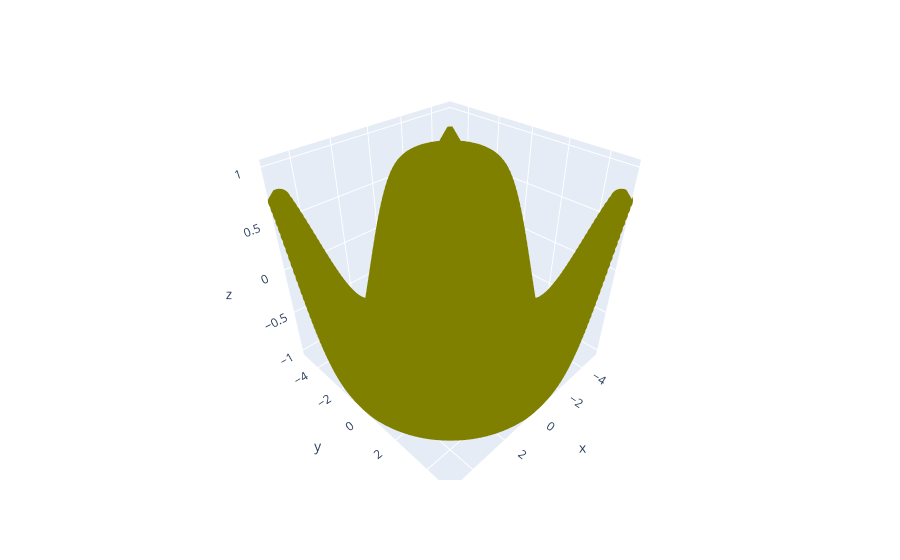

The notebook cell saved with this chart:
### Markdown cell above
## Q4. Using the given x and y data, generate a 3D surface plot to visualize the function  
z=(x^2+y^2)^1/2  
x = np.linspace(-5, 5, 100)  
y = np.linspace(-5, 5, 100)   
x, y = np.meshgrid(x, y)   
z = np.sin(np.sqrt(x ** 2 + y**2))    
data   
{  
 'X': x.flatten(),  
 'Y': y.flatten(),    
 'Z': z.flatten(),  
 }  
 df = pd.DataFrame(data)

### Code cell
import numpy as np
import plotly.express as px
import pandas as pd
x = np.linspace(-5, 5, 100)
y = np.linspace(-5, 5, 100)
x,y = np.meshgrid(x, y)
z = np.sin(np.sqrt(x**2 + y**2)) 
data={
'X': x.flatten(),
'Y': y.flatten(),
'Z': z.flatten(),
}
df = pd.DataFrame(data)
fig=px.scatter_3d(x=df.X,y=df.Y,z=df.Z, color_discrete_sequence=["olive"])
fig.show()

### Figure 1 — Plotly figure (JSON) as saved in the notebook; plotly's stock layout.template omitted (floating-point values rounded to 4 significant figures; data arrays with more than 128 entries replaced by an {"elided": "..."} marker saying what was removed)
{"data": [{"hovertemplate": "x=%{x}<br>y=%{y}<br>z=%{z}<extra></extra>", "legendgroup": "", "marker": {"color": "olive", "symbol": "circle"}, "mode": "markers", "name": "", "scene": "scene", "showlegend": false, "type": "scatter3d", "x": {"elided": "10000 float values"}, "y": {"elided": "10000 float values"}, "z": {"elided": "10000 float values"}}], "layout": {"autosize": true, "legend": {"tracegroupgap": 0}, "margin": {"t": 60}, "scene": {"aspectmode": "auto", "aspectratio": {"x": 1, "y": 1, "z": 1}, "domain": {"x": [0, 1], "y": [0, 1]}, "xaxis": {"title": {"text": "x"}, "type": "linear"}, "yaxis": {"title": {"text": "y"}, "type": "linear"}, "zaxis": {"title": {"text": "z"}, "type": "linear"}}}}
